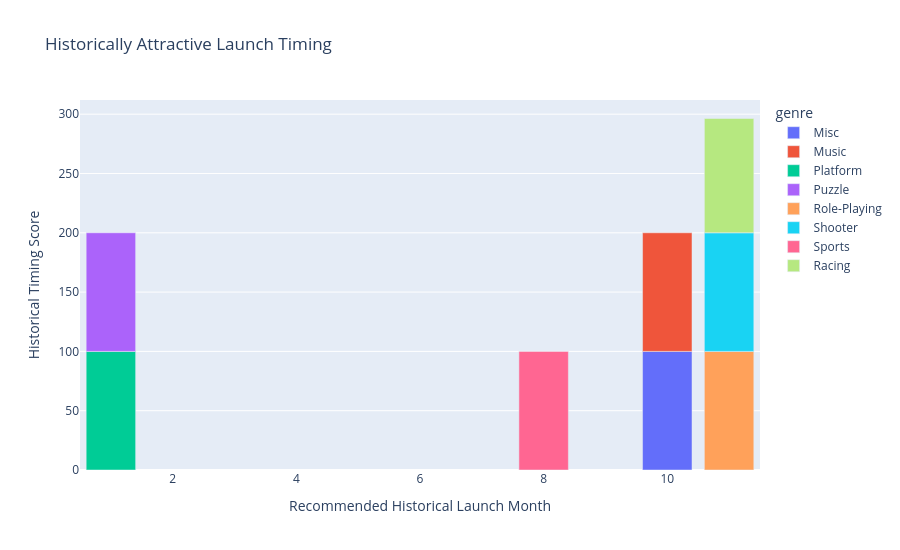

Notebook cell for this chart:
### Code cell
# ------------------------------------------------------------
# Q3B. Launch timing opportunity
# ------------------------------------------------------------

# Identify the historical timing score
timing_score_col = pick_column(
    timing,
    [
        "historical_timing_score",
        "timing_score",
        "opportunity_score"
    ]
)

timing["timing_score"] = numeric(
    timing,
    timing_score_col
)


# ------------------------------------------------------------
# Recommended historical launch month
# ------------------------------------------------------------

month_col = pick_column(
    timing,
    [
        "recommended_historical_month",
        "release_month",
        "month"
    ]
)


# ------------------------------------------------------------
# Genre availability
# ------------------------------------------------------------

timing_genre_col = pick_column(
    timing,
    ["genre"],
    required=False
)


# ------------------------------------------------------------
# Prepare plotting data
# ------------------------------------------------------------

if timing_genre_col:

    timing_plot = (
        timing
        .dropna(subset=[month_col, "timing_score"])
        .groupby(
            [timing_genre_col, month_col],
            as_index=False
        )
        .agg(
            timing_score=("timing_score", "mean")
        )
    )

    # Keep the strongest genres for readability
    top_timing_genres = (
        timing_plot
        .groupby(timing_genre_col)["timing_score"]
        .mean()
        .nlargest(8)
        .index
    )

    timing_plot = timing_plot[
        timing_plot[timing_genre_col].isin(top_timing_genres)
    ]

else:

    timing_plot = (
        timing
        .dropna(subset=[month_col, "timing_score"])
        .groupby(
            month_col,
            as_index=False
        )
        .agg(
            timing_score=("timing_score", "mean")
        )
    )


# ------------------------------------------------------------
# Visualization
# ------------------------------------------------------------

fig = px.bar(
    timing_plot.sort_values(
        "timing_score",
        ascending=False
    ).head(20),

    x=month_col,
    y="timing_score",

    color=(
        timing_genre_col
        if timing_genre_col
        else None
    ),

    labels={
        month_col: "Recommended Historical Launch Month",
        "timing_score": "Historical Timing Score"
    },

    title="Historically Attractive Launch Timing"
)

fig.update_layout(
    height=550
)

save_figure(
    fig,
    "launch_timing_opportunity"
)

fig.show()

### Figure 1 — Plotly figure (JSON) as saved in the notebook; plotly's stock layout.template omitted (floating-point values rounded to 4 significant figures)
{"data": [{"hovertemplate": "genre=Misc<br>Recommended Historical Launch Month=%{x}<br>Historical Timing Score=%{y}<extra></extra>", "legendgroup": "Misc", "marker": {"color": "#636efa", "pattern": {"shape": ""}}, "name": "Misc", "orientation": "v", "showlegend": true, "textposition": "auto", "type": "bar", "x": [10], "xaxis": "x", "y": [100.0], "yaxis": "y"}, {"hovertemplate": "genre=Music<br>Recommended Historical Launch Month=%{x}<br>Historical Timing Score=%{y}<extra></extra>", "legendgroup": "Music", "marker": {"color": "#EF553B", "pattern": {"shape": ""}}, "name": "Music", "orientation": "v", "showlegend": true, "textposition": "auto", "type": "bar", "x": [10], "xaxis": "x", "y": [100.0], "yaxis": "y"}, {"hovertemplate": "genre=Platform<br>Recommended Historical Launch Month=%{x}<br>Historical Timing Score=%{y}<extra></extra>", "legendgroup": "Platform", "marker": {"color": "#00cc96", "pattern": {"shape": ""}}, "name": "Platform", "orientation": "v", "showlegend": true, "textposition": "auto", "type": "bar", "x": [1], "xaxis": "x", "y": [100.0], "yaxis": "y"}, {"hovertemplate": "genre=Puzzle<br>Recommended Historical Launch Month=%{x}<br>Historical Timing Score=%{y}<extra></extra>", "legendgroup": "Puzzle", "marker": {"color": "#ab63fa", "pattern": {"shape": ""}}, "name": "Puzzle", "orientation": "v", "showlegend": true, "textposition": "auto", "type": "bar", "x": [1], "xaxis": "x", "y": [100.0], "yaxis": "y"}, {"hovertemplate": "genre=Role-Playing<br>Recommended Historical Launch Month=%{x}<br>Historical Timing Score=%{y}<extra></extra>", "legendgroup": "Role-Playing", "marker": {"color": "#FFA15A", "pattern": {"shape": ""}}, "name": "Role-Playing", "orientation": "v", "showlegend": true, "textposition": "auto", "type": "bar", "x": [11], "xaxis": "x", "y": [100.0], "yaxis": "y"}, {"hovertemplate": "genre=Shooter<br>Recommended Historical Launch Month=%{x}<br>Historical Timing Score=%{y}<extra></extra>", "legendgroup": "Shooter", "marker": {"color": "#19d3f3", "pattern": {"shape": ""}}, "name": "Shooter", "orientation": "v", "showlegend": true, "textposition": "auto", "type": "bar", "x": [11], "xaxis": "x", "y": [100.0], "yaxis": "y"}, {"hovertemplate": "genre=Sports<br>Recommended Historical Launch Month=%{x}<br>Historical Timing Score=%{y}<extra></extra>", "legendgroup": "Sports", "marker": {"color": "#FF6692", "pattern": {"shape": ""}}, "name": "Sports", "orientation": "v", "showlegend": true, "textposition": "auto", "type": "bar", "x": [8], "xaxis": "x", "y": [100.0], "yaxis": "y"}, {"hovertemplate": "genre=Racing<br>Recommended Historical Launch Month=%{x}<br>Historical Timing Score=%{y}<extra></extra>", "legendgroup": "Racing", "marker": {"color": "#B6E880", "pattern": {"shape": ""}}, "name": "Racing", "orientation": "v", "showlegend": true, "textposition": "auto", "type": "bar", "x": [11], "xaxis": "x", "y": [96.36], "yaxis": "y"}], "layout": {"barmode": "relative", "height": 550, "legend": {"title": {"text": "genre"}, "tracegroupgap": 0}, "title": {"text": "Historically Attractive Launch Timing"}, "xaxis": {"anchor": "y", "domain": [0, 1], "title": {"text": "Recommended Historical Launch Month"}}, "yaxis": {"anchor": "x", "domain": [0, 1], "title": {"text": "Historical Timing Score"}}}}
